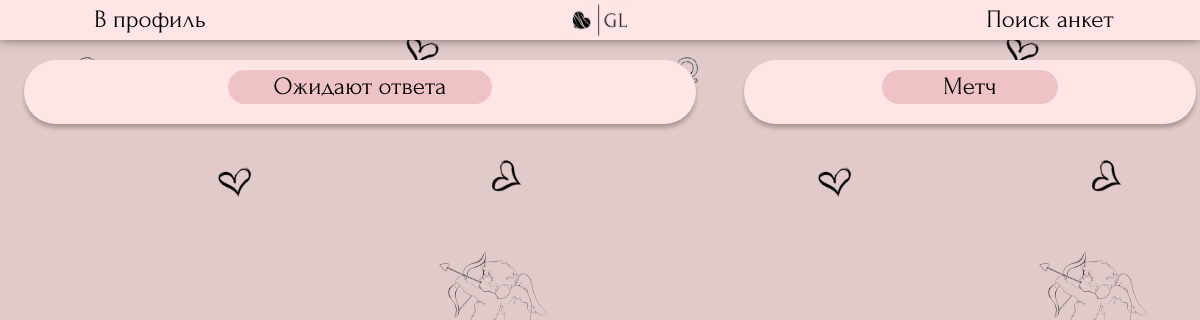
/searching/reactions/ (signed in), run on an earlier commit of the app's database.
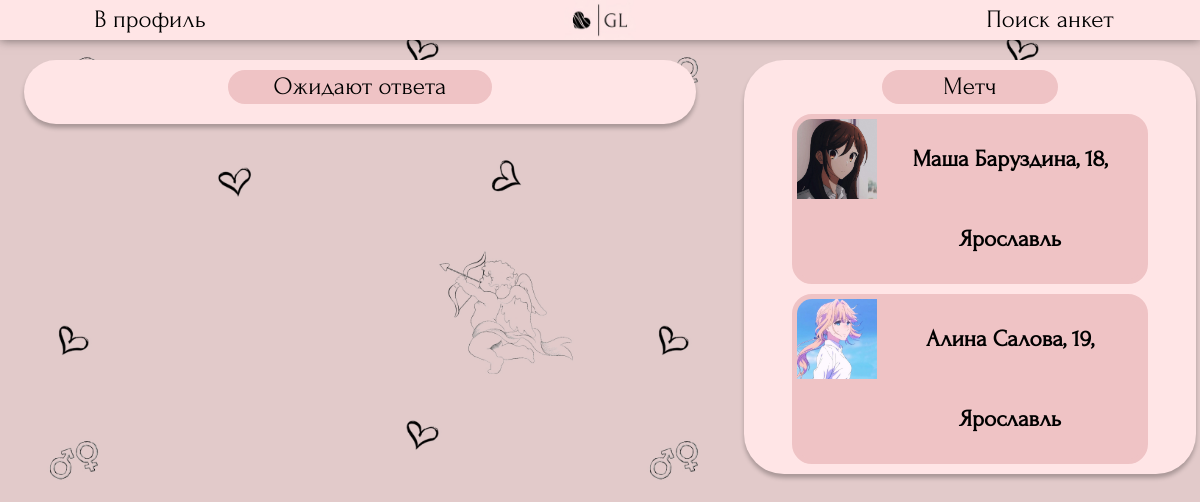
And on a later commit of the database.
### searching/models.py (models this page shows, shortened)
class Profile(models.Model):
    genders = (
        ('Парень', 'Парень'),
        ('Девушка', 'Девушка')
    )
    point_of_searching_list = (
        ('Отношения', 'Отношения'),
        ('Свидания', 'Свидания'),
        ('Дружба', 'Дружба'),
        ('Общение', 'Общение'),
    )
    name = models.CharField ('Имя', max_length=50)
    avatar = models.ImageField ('Фото', upload_to='photos/users', default='photos/default_avatar.jpg')
    age = models.IntegerField("Возраст")
    gender = models.CharField ("Пол", choices=genders, max_length=30, default=genders[0])
    point_of_searching = models.CharField ("Цель знакомства", choices=point_of_searching_list, max_length=30, default=point_of_searching_list[0])
    city = models.CharField ('Город', max_length=100, default="Не указано")
    description = models.TextField ('О себе', max_length=300)
    social = models.CharField ('Ссылка на соцсеть', max_length=50, default='@name')
    user = models.OneToOneField(User, verbose_name='Автор анкеты', on_delete=models.CASCADE)
    age_search_min = models.IntegerField("Возраст поиска (от)", default=16)
    age_search_max = models.IntegerField("Возраст поиска (до)", default=100)
    class Meta:
        verbose_name = "Анкета"
        verbose_name_plural = "Анкеты"

### searching/views.py (the view)
class ReactionsView(View):
    def get(self, request):
        reactions = Reactions.objects.all()
        my_reactions = []
        marked_profiles = [] #collect ids
        for reaction in reactions:
            if reaction.like_receiver.username == request.user.username:
                if reaction.viewed == False:
                    marked_profiles.append(reaction.like_sender_profile.id)
                my_reactions.append (reaction.like_sender_profile)
        pairs = NewPair.objects.all()
        my_pairs = []
        for pair in pairs:
            if pair.user1.username == request.user.username:
                if pair.viewed1 == False:
                    marked_profiles.append(pair.profile2.id)
                my_pairs.append(pair.profile2)
            if pair.user2.username == request.user.username:
                if pair.viewed2 == False:
                    marked_profiles.append(pair.profile1.id)
                my_pairs.append(pair.profile1)
        return render(request, 'searching/reactions.html', {'profile_list': my_reactions, 'pair_list':my_pairs, 'marked_profiles': marked_profiles})

### templates/searching/reactions.html (shortened to what this page needs)
{% load static %}
<!DOCTYPE HTML>
<html>
	<head>
        <link rel="stylesheet" href="{% static 'css/reactions.css' %}" type="text/css">
    </head>
    <body>
        <header>
            <button onclick="location.href='/searching/myprofile'">В профиль</button>
            <a class="logocontainer" href="{% url 'profiles' %}"><img class="mainlogo" src='{% static "css/bg_mini.jpg" %}' ></a>
            <button onclick="location.href='/searching'">Поиск анкет</button>
        </header>
        <main>
            <div class="main_list">
                <div class="important">Ожидают ответа</div>
            </div>
        </main>
        <aside>
            <div class="main_list">
                <div class="important">Метч</div>
                {% for pair in pair_list %}
                <div class="oneprofile" >
                        <img src="{{pair.avatar.url}}">
                        <a href="{% url 'oneprofile' pair.id %}"><h3>{{pair.name}}, {{pair.age}}, {{pair.city}}</h3></a>
                </div>
            {% endfor %}
            </div>
        </aside>
    </body>
</html>

What changed in the data, as far as the page shows it:
added Profile: avatar (picture), name "Маша Баруздина", age "18", city "Ярославль"
added Profile: avatar (picture), name "Алина Салова", age "19", city "Ярославль"
